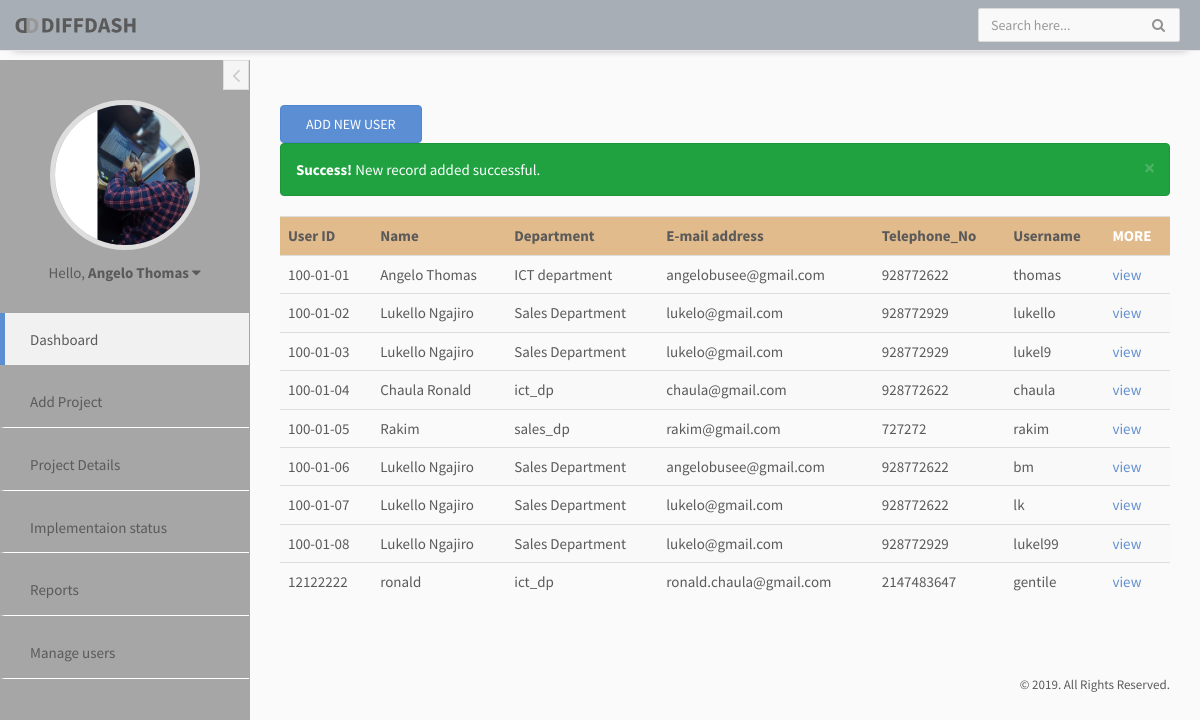
The page /manageusers1.php on the database its author committed.
### tables this page shows
CREATE TABLE `users` (
  `user_id` varchar(17) NOT NULL,
  `name` varchar(255) NOT NULL,
  `department` varchar(255) NOT NULL,
  `role` varchar(255) NOT NULL,
  `email_address` varchar(255) NOT NULL,
  `gender` varchar(255) NOT NULL,
  `telephone_no` int(20) NOT NULL,
  `username` varchar(255) NOT NULL,
  `password` varchar(12) DEFAULT NULL,
  `userimg` varchar(200) NOT NULL
);

### manageusers1.php (the view, shortened to what this page needs)
<!doctype html>
<html lang="en">
<head>
	<link rel="stylesheet" href="tools/bootstrap/css/bootstrap.min.css">
	<link rel="stylesheet" href="tools/font-awesome/css/font-awesome.min.css">
	<link rel="stylesheet" href="tools/linearicons/style.css">
	<link rel="stylesheet" href="tools/css/main.css">
</head>
<body>
	<div id="wrapper">
		<nav class="navbar navbar-default navbar-fixed-top"
		style="background-color:rgba(44,62,80,0.4);-webkit-box-shadow: 0 10px 10px -13px #808080; ">
			<div class="container-fluid">
				<div class="navbar-brand">
					<a href="index.php"><img src="assets/img/logo.png" alt="DiffDash Logo" class="img-responsive logo"></a>
				</div>
				<div class="navbar-right">
					<form id="navbar-search" class="navbar-form search-form">
						<input value="" class="form-control" placeholder="Search here..." type="text">
						<button type="button" class="btn btn-default"><i class="fa fa-search"></i></button>
					</form>
				</div>
			</div>
		</nav>
		<div id="left-sidebar" class="sidebar">
			<button type="button" class="btn btn-xs btn-link btn-toggle-fullwidth">
				<i class="fa fa-angle-left"></i>
			</button>
			<div class="sidebar-scroll">
				<div class="user-account">
					<img src="assets/img/user1.jpg" class="img-responsive img-circle user-photo" alt="User Profile Picture"
					style="height: 150px; width: 150px;">
					<div class="dropdown">
						<a href="#" class="dropdown-toggle user-name" data-toggle="dropdown">Hello, <strong>Angelo Thomas</strong> <i class="fa fa-caret-down"></i></a>
					</div>
				</div>
				<nav id="left-sidebar-nav" class="sidebar-nav">
					<ul id="main-menu" class="metismenu">
						<li class="active"><a href="index.php"><i class="lnr lnr-home"></i> <span>Dashboard</span></a></li>
						<li class="">
							<a href="addprojects.php" style="border-bottom: 1px solid #fff;"><i class="lnr lnr-magic-wand"></i> <span>Add Project</span></a>
						</li>
						<li class="">
							<a href="#" style="border-bottom: 1px solid #fff;"><i class="lnr lnr-file-empty"></i> <span>Project Details</span></a>
						</li>
						<li class="">
							<a href="#" style="border-bottom: 1px solid #fff;"><i class="lnr lnr-pencil"></i> <span>Implementaion status</span></a>
						</li>
						<li class="">
							<a href="#" style="border-bottom: 1px solid #fff;"><i class="lnr lnr-chart-bars"></i> <span>Reports</span></a>
						</li>
						<li class="">
							<a href="manageusers.php" style="border-bottom: 1px solid #fff;"><i class="lnr lnr-chart-bars"></i> <span>Manage users</span></a>
						</li>
					</ul>
				</nav>
			</div>
		</div>
		<div id="main-content">
			<div class="container-fluid">
			<div class="panel-body">
				<a  class='btn btn-primary' data-toggle='modal' data-target='#addNewuser'>ADD NEW USER</a>
				<br>
				<div class="alert alert-success alert-dismissible">
			    <a href="#" class="close" data-dismiss="alert" aria-label="close" data-position="bottom-full-width">&times;</a>
			    <strong>Success!</strong> New record added successful.
			  	</div>
			          <table class="table table-striped table-hover">
			            <tr style="background: #e2bb8c">
			              <th>User ID</th>
			              <th>Name</th>
			              <th>Department</th>
			              <th>E-mail address</th>
			              <th>Telephone_No</th>
			              <th>Username</th>
			              <th style="color: white">MORE</th>
			            </tr>
							<?php
							include('connection.php');
							$sql="select * from users";
			                 $result=mysqli_query($connection,$sql);
			                  while($rows=mysqli_fetch_array($result))
			                {
			                  $user_id=$rows['user_id'];
			                  $name=$rows['name'];
			                  $department=$rows['department'];
			                  $email_address=$rows['email_address'];
			                  $telephone=$rows['telephone_no'];
			                  $username=$rows['username'];
			                  echo("<tr>");
			                  echo("<td>$user_id</td>");
			                  echo("<td>$name</td>");
			                  echo("<td>$department</td>");
			                  echo("<td>$email_address</td>");
			                  echo("<td>$telephone</td>");
			                  echo("<td>$username</td>");
			                  echo("<td><a href=''>view</a></td>");
			                  echo("</tr>");
							}?>
						</table>
				</div>
			</div>
		</div>
		<div class="clearfix"></div>
		<footer>
			<p class="copyright">&copy; 2019. All Rights Reserved.</p>
		</footer>
	</div>
</body>
</html>

### tools/css/main.css (style rules this page uses)
body { background-color: #fafafa; font-family: "Source Sans Pro", sans-serif; font-size: 15px; color: #5A5A5A; }
a { color: #6290d0; }
footer { padding: 0 30px; padding-bottom: 15px; position: absolute; right: 0; }
.copyright { margin-bottom: 0; font-size: 13px; }
#left-sidebar { -webkit-transition: all 0.3s ease-in-out; -moz-transition: all 0.3s ease-in-out; -ms-transition: all 0.3s ease-in-out; -o-transition: all 0.3s ease-in-out; transition: all 0.3s ease-in-out; width: 250px; height: 100%; float: left; margin-top: 60px; position: fixed; left: 0; border-right: 1px solid #a6a6a6; background-color: #a6a6a6; z-index: 9; }
#main-content { -webkit-transition: all 0.3s ease-in-out; -moz-transition: all 0.3s ease-in-out; -ms-transition: all 0.3s ease-in-out; -o-transition: all 0.3s ease-in-out; transition: all 0.3s ease-in-out; width: calc(100% - 250px); float: right; position: relative; padding-top: 90px; padding-bottom: 40px; }
.navbar-default { -webkit-border-radius: 0; -moz-border-radius: 0; border-radius: 0; padding: 0; margin: 0; border: none; border-bottom: 1px solid #e8e8e8; z-index: 99; }
.navbar-brand { padding: 18px 15px; }
@media screen and (min-width: 769px) { .navbar > .container .navbar-brand, .navbar > .container-fluid .navbar-brand { margin-left: -15px; } }
#navbar-search { float: left; margin-left: 20px; margin-right: 20px; }
.user-account { margin: 40px auto 30px auto; text-align: center; }
.user-account .user-photo { margin: 0 auto; border: 5px solid #dfdede; }
.user-account .user-name { display: block; margin-top: 12px; color: inherit; }
.sidebar-nav ul { padding: 0; margin: 0; list-style: none; }
.sidebar-nav .metismenu { display: -webkit-box; display: -ms-flexbox; display: flex; -webkit-box-orient: vertical; -webkit-box-direction: normal; -ms-flex-direction: column; flex-direction: column; }
.sidebar-nav .metismenu > li { padding-bottom: 10px; }
.sidebar-nav .metismenu > li a { border-left: 5px solid transparent; }
.sidebar-nav .metismenu > li.active > a { border-left-color: #5c8ed4; background-color: #f1f1f1; }
.sidebar-nav .metismenu > li { -webkit-box-flex: 1; -ms-flex: 1 1 0%; flex: 1 1 0%; display: -webkit-box; display: -ms-flexbox; display: flex; -webkit-box-orient: vertical; -webkit-box-direction: normal; -ms-flex-direction: column; flex-direction: column; position: relative; }
.sidebar-nav .metismenu a { -webkit-transition: all 0.3s ease-out; -moz-transition: all 0.3s ease-out; -ms-transition: all 0.3s ease-out; -o-transition: all 0.3s ease-out; transition: all 0.3s ease-out; position: relative; display: block; padding: 13px 15px; outline-width: 0; color: #5A5A5A; }
.btn-toggle-fullwidth { -webkit-border-radius: 0; -moz-border-radius: 0; border-radius: 0; position: absolute; right: 0; padding: 5px 10px; background: #f5f5f5; color: #cacaca; border: 1px solid #dedede; z-index: 99; }
.btn-toggle-fullwidth i { margin: 0; font-size: 22px; vertical-align: middle; }
.search-form { position: relative; padding: 0; }
.search-form .btn { -moz-box-shadow: none; -webkit-box-shadow: none; box-shadow: none; position: absolute; top: 7px; right: 10px; padding: 0; border: none; color: #929292; background-color: transparent; }
.form-control { -moz-box-shadow: none; -webkit-box-shadow: none; box-shadow: none; -webkit-border-radius: 2px; -moz-border-radius: 2px; border-radius: 2px; background-color: #f9f9f9; border-color: #dadada; color: #777; }
.btn { padding: 8px 25px; }
.btn i:first-child { margin-right: 5px; }
.btn-xs { padding: 3px 8px; }
.btn-primary { background-color: #5c8ed4; border-color: #5086d1; }
.btn-default { color: #5A5A5A; }
.alert-success { color: #fff; background-color: #20a241; border-color: #1d953c; }
.alert-dismissable .close, .alert-dismissible .close { color: #fff; text-shadow: none; }

### rows shown on the page
users: user_id "100-01-01", name "Angelo Thomas", department "ICT department", email_address "angelobusee@gmail.com", telephone_no "928772622", username "thomas"
users: user_id "100-01-02", name "Lukello Ngajiro", department "Sales Department", email_address "lukelo@gmail.com", telephone_no "928772929", username "lukello"
users: user_id "100-01-03", name "Lukello Ngajiro", department "Sales Department", email_address "lukelo@gmail.com", telephone_no "928772929", username "lukel9"
users: user_id "100-01-04", name "Chaula Ronald", department "ict_dp", email_address "chaula@gmail.com", telephone_no "928772622", username "chaula"
users: user_id "100-01-05", name "Rakim", department "sales_dp", email_address "rakim@gmail.com", telephone_no "727272", username "rakim"
users: user_id "100-01-06", name "Lukello Ngajiro", department "Sales Department", email_address "angelobusee@gmail.com", telephone_no "928772622", username "bm"
users: user_id "100-01-07", name "Lukello Ngajiro", department "Sales Department", email_address "lukelo@gmail.com", telephone_no "928772622", username "lk"
users: user_id "100-01-08", name "Lukello Ngajiro", department "Sales Department", email_address "lukelo@gmail.com", telephone_no "928772929", username "lukel99"
users: user_id "12122222", name "ronald", department "ict_dp", email_address "ronald.chaula@gmail.com", telephone_no "2147483647", username "gentile"
